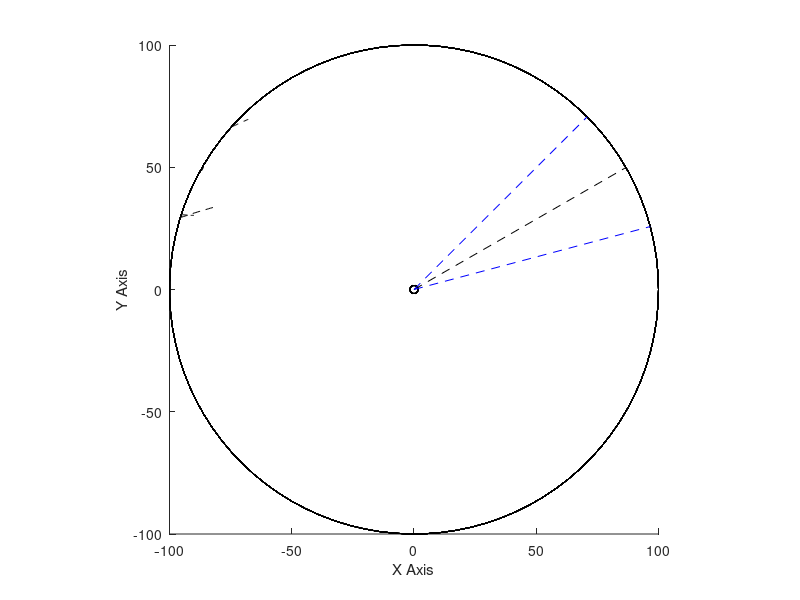

The MATLAB source for this figure: (Note: this script raises an error after producing the figure.)
% Параметры
radius = 100; % Радиус окружности
center = [0, 0]; % Центр окружности
deltaT = 0.017; % Шаг времени моделирования
falseObjProb = 0.3; % Вероятность ложной цели
curr_time = 0; % Текущее время

figure;
hold on;
axis equal;
xlim([-radius, radius]);
ylim([-radius, radius]);
xlabel('X Axis');
ylabel('Y Axis');

% Параметры шумов
muX = 0; muY = 0; muS = 0;
sigmaX = 1; sigmaY = 1; sigmaS = 2;

% Радар
radar_angle = 0; % Начальный угол луча
full_rotation_time = 4.5; % Полный оборот за 4.5 секунды
omega = 2 * pi / full_rotation_time; % Угловая скорость радара
angle_resolution_deg = 30; % Разрешение луча радара (в градусах)
angle_resolution_rad = deg2rad(angle_resolution_deg); % Переводим в радианы

% Количество целей
n = 5;
real_speed = { [20], [25], [30], [40], [10] }; % Скорости целей
viewed_speed = cell(1,n);

% Массивы для хранения данных
true_x = cell(1,n);
true_y = cell(1,n);

viwed_x = cell(1,n);
viewed_y = cell(1,n);
time = cell(1,n);

% Храним графические объекты
intersection_markers = cell(1,n); % Для зелёных кружков пересечения

% Параметры движения целей
theta = zeros(1,n); % Направление движения
x_position = zeros(1,n);
y_position = zeros(1,n);

% Основной цикл
while true
    cla;

    % Рисуем окружность
    theta_circle = linspace(0, 2*pi, 100);
    plot(radius*cos(theta_circle), radius*sin(theta_circle), 'k-', 'HandleVisibility','off');
    plot(0, 0, 'o', 'Color', "#000000", 'HandleVisibility','off');

    % Рисуем луч радара
    beam_x = radius * cos(radar_angle);
    beam_y = radius * sin(radar_angle);
    plot([0 beam_x], [0 beam_y], '--', 'LineWidth', 0.5, 'Color', "#000000");
    beam_x = radius * cos(radar_angle+angle_resolution_rad/2);
    beam_y = radius * sin(radar_angle+angle_resolution_rad/2);
    plot([0 beam_x], [0 beam_y], 'b--', 'LineWidth', 0.5);
    beam_x = radius * cos(radar_angle-angle_resolution_rad/2);
    beam_y = radius * sin(radar_angle-angle_resolution_rad/2);
    plot([0 beam_x], [0 beam_y], 'b--', 'LineWidth', 0.5, 'Color', "b");

    % Обработка целей
    for i = 1:n
        if isempty(true_x{i}) || sqrt(x_position(i)^2 + y_position(i)^2) >= radius
            start_angle = rand() * 2 * pi;
            x_position(i) = radius * cos(start_angle);
            y_position(i) = radius * sin(start_angle);
            theta(i) = rand() * 2 * pi;
            real_speed{i} = [real_speed{i}(1)];
            true_x{i}=[x_position(i)];
            true_y{i}=[y_position(i)];
            viewed_x{i}=[];
            viewed_y{i}=[];
            time{i} = [curr_time];
        else
            dx = real_speed{i}(end) * deltaT * cos(theta(i)) + muX + sigmaX * randn* deltaT;
            dy = real_speed{i}(end) * deltaT * sin(theta(i)) + muY + sigmaY * randn* deltaT;
            x_position(i) = x_position(i) + dx;
            y_position(i) = y_position(i) + dy;

            true_x{i}=[true_x{i}, x_position(i)];
            true_y{i}=[true_y{i}, y_position(i)];

            if length(true_x{i}) > 1
                plot(true_x{i}, true_y{i}, '--k');
            end
        end

        target_angle=mod(atan2(y_position(i), x_position(i)),2*pi);
        angle_diff=min(mod(abs(target_angle - radar_angle),2*pi),...
                       mod(abs(radar_angle - target_angle),2*pi));

        if angle_diff < angle_resolution_rad/2 
            distance=sqrt(x_position(i)^2 + y_position(i)^2); 
            
            x_points{i}=[x_points{i}, x_position(i)+sigmaX*randn*deltaT];
            y_points{i}=[y_points{i}, y_position(i)+sigmaY*randn*deltaT];
            time{i}=[time{i}, curr_time];
            viewed_x{i}=[viewed_x{i}, x_points{i}(end)];
            viewed_y{i}=[viewed_y{i}, y_points{i}(end)];

            plot(x_points{i}(end),y_points{i}(end),'b.','MarkerSize',15);
            
            if ~isempty(intersection_markers{i}) && ishandle(intersection_markers{i})
                delete(intersection_markers{i});
            end
            
            intersection_markers{i}=plot(x_position(i),y_position(i),'o',...
                'MarkerFaceColor','g','MarkerEdgeColor','g','MarkerSize',10);
            
            % Выводим измеренные угол и расстояние на график 
            text(x_points{i}(end), y_points{i}(end), ...
                sprintf('Angle: %.2f°\nDistance: %.2f', rad2deg(target_angle), distance), ...
                'VerticalAlignment', 'bottom', 'HorizontalAlignment', 'right');
        else 
            if ~isempty(intersection_markers{i}) && ishandle(intersection_markers{i})
                delete(intersection_markers{i});
            end
            
            intersection_markers{i} =[];
        end 
        plot(viewed_x{i},viewed_y{i},'g', 'LineStyle', "None", 'MarkerSize', 10, 'Marker', ".");
    end 

    for i=1:n 
        if rand<falseObjProb 
            theta0=rand*2*pi; 
            r0=sqrt(rand)*radius; 
            plot(r0*cos(theta0),r0*sin(theta0),'*','Color',"#000000"); 
        end 
    end 

    radar_angle=mod(radar_angle+omega*deltaT,2*pi);

    drawnow;
    curr_time=curr_time+deltaT;
end 
